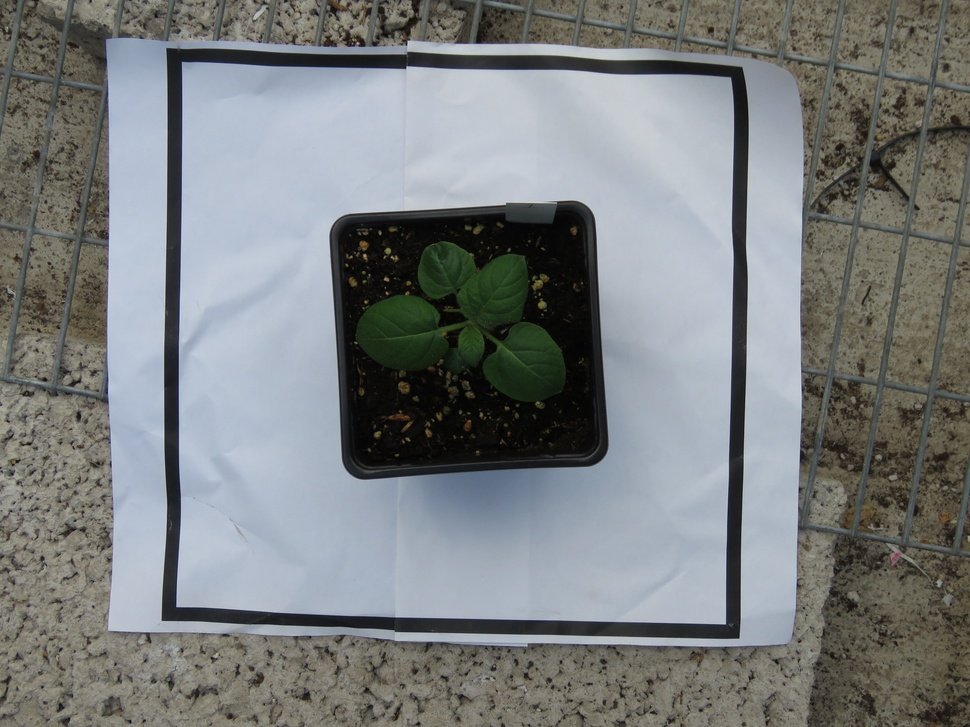
#> input picture SensorCommunication/Acquisition/opensource_datasets/IMG_8001.JPG, 970 x 727 px, shrunk from 4608 x 3456 before the run
$ python -i Colormap_matplotlib.py   (imports and definitions only)
#> lines starting #> are read from the running program, lines starting #| are printed output that depends on the picture
import os
import re
import numpy as np
import matplotlib.pyplot as plt
import matplotlib.image as mpimg

from PIL import Image, ImageFilter
from matplotlib.colors import LinearSegmentedColormap

"""
Author: Zishuang Xing, Yash Srivastava

Description:
This script contains functions for applying the 'Inferno' colormap and a custom colormap to an image, displaying it with
a color bar, and saving the processed image. The script is designed to iterate through a series of images in a specified
directory, apply the colormap, and save the new images in the same directory with a modified name.

"""


def apply_inferno_colormap(image_path, save_path):
    """
    Applies the 'Inferno' colormap to an image, displays it with a color bar, and saves the processed image.

    Parameters:
    image_path (str): The file path of the image to which the colormap will be applied.
    save_path (str): The file path where the processed image will be saved.
    """
#> called with save_path = 'out.png'
    try:
        # Read the image from the provided path
        # image = mpimg.imread(image_path)
        image = Image.open(image_path)
#> image is the input picture: PIL image 970x727 RGB; mean R, G, B 123.3, 126.8, 127.3

        image = image.filter(ImageFilter.MinFilter(3))
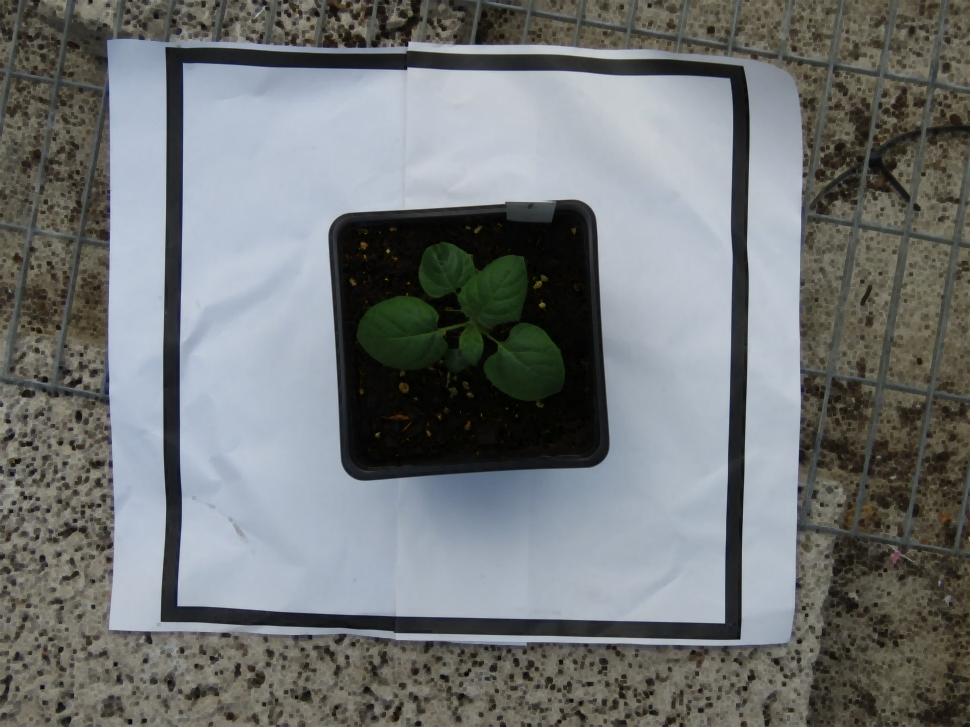
#> image: PIL image 970x727 RGB; mean R, G, B 113.9, 117.2, 117.8
        image = image.filter(ImageFilter.MinFilter(3))
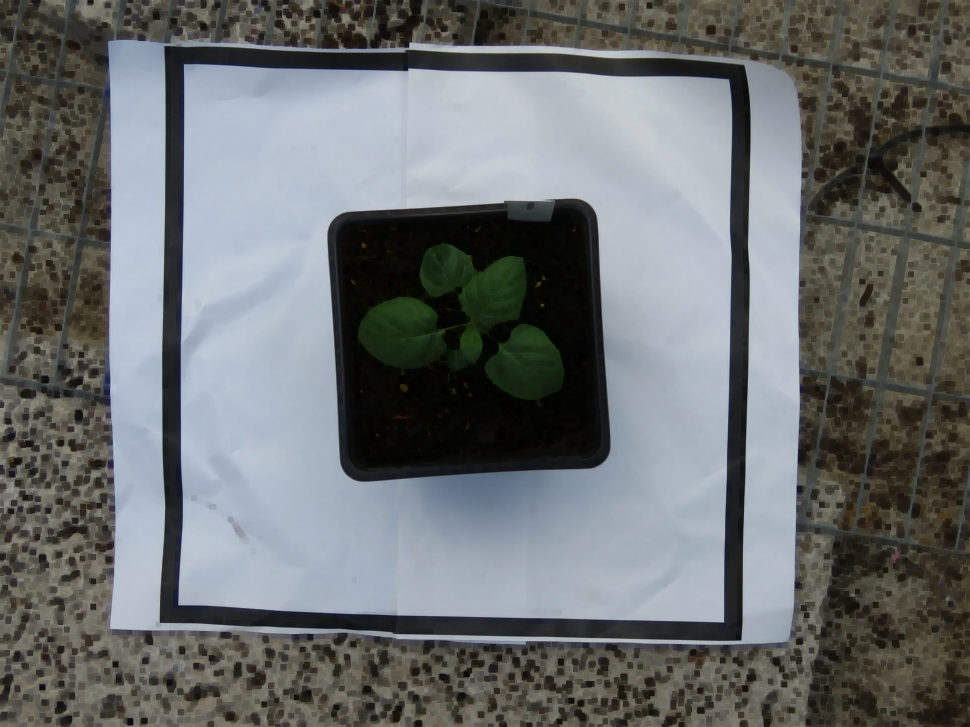
#> image: PIL image 970x727 RGB; mean R, G, B 107.2, 110.3, 111
        image = image.filter(ImageFilter.EDGE_ENHANCE_MORE)
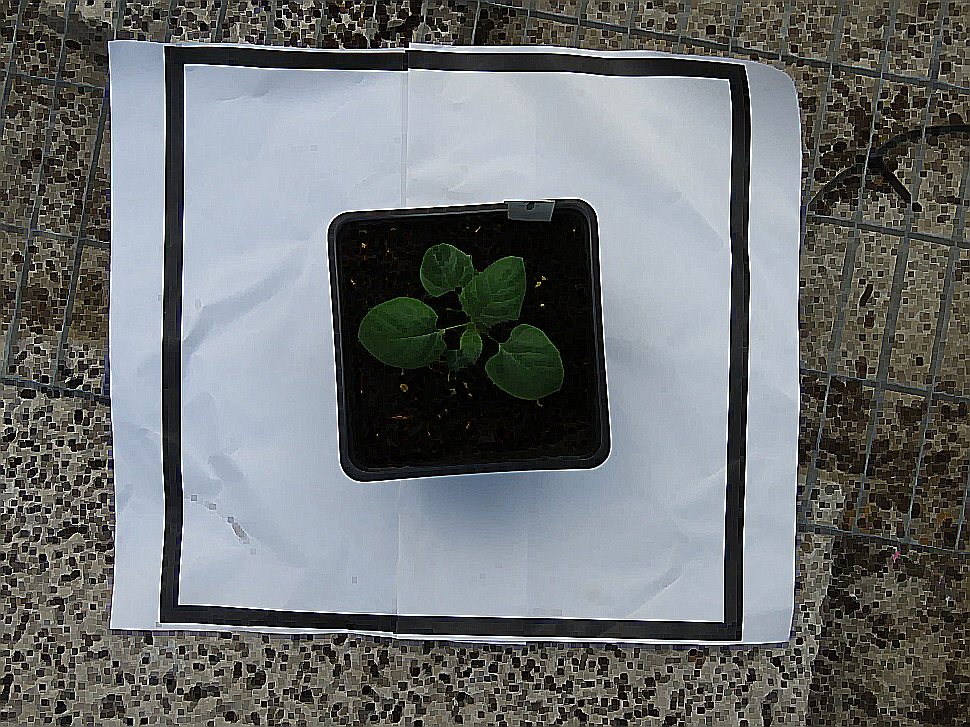
#> image: PIL image 970x727 RGB; mean R, G, B 109.2, 112.4, 113.1

        # Create a figure and axis for the image
        fig, ax = plt.subplots()
        # Apply the Inferno colormap
        cax = ax.imshow(image, cmap='inferno')
        # Add a color bar on the side showing the scale
        fig.colorbar(cax)
        # Save the figure with the image
        plt.savefig(save_path)
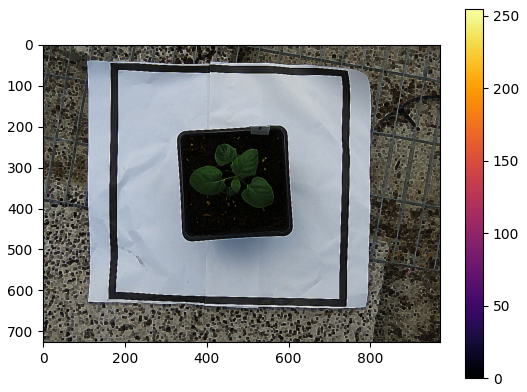
#> figure drawn by matplotlib, 2 panels
        # Close the figure to free memory
        plt.close(fig)

        print(f"Image saved to: {save_path}")

    except FileNotFoundError:
        # If the file is not found, inform the user
        print(f"File not found: {image_path}")
    except Exception as e:
        # For any other exceptions, print the error
        print(f"An error occurred while processing the image: {e}")


# [77 lines left out: functions apply_custom_colormap, process_directory, not called in this run]


# Base directory and file pattern
base_dir = 'Acquisition/techlauncher_automated/Acquisition/20240426-112514/'

# Prompt user for colormap choice
# [7 lines not run here, left out]

>>> result = apply_inferno_colormap('Acquisition/opensource_datasets/IMG_8001.JPG', 'out.png')

$ run again, on SensorCommunication/Acquisition/opensource_datasets/IMG_8009.JPG
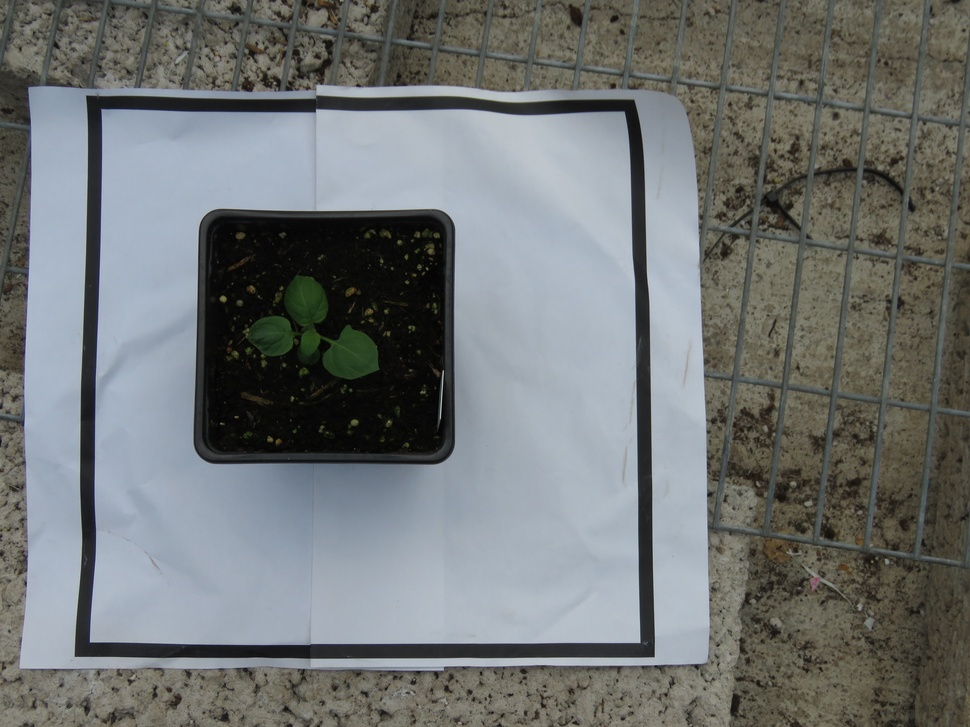
#> input picture SensorCommunication/Acquisition/opensource_datasets/IMG_8009.JPG, 970 x 727 px, shrunk from 4608 x 3456 before the run
#> in apply_inferno_colormap, image is the input picture: PIL image 970x727 RGB; mean R, G, B 112.9, 116.6, 116.3
#> in apply_inferno_colormap, `image = image.filter(ImageFilter.EDGE_ENHANCE_MORE)`:
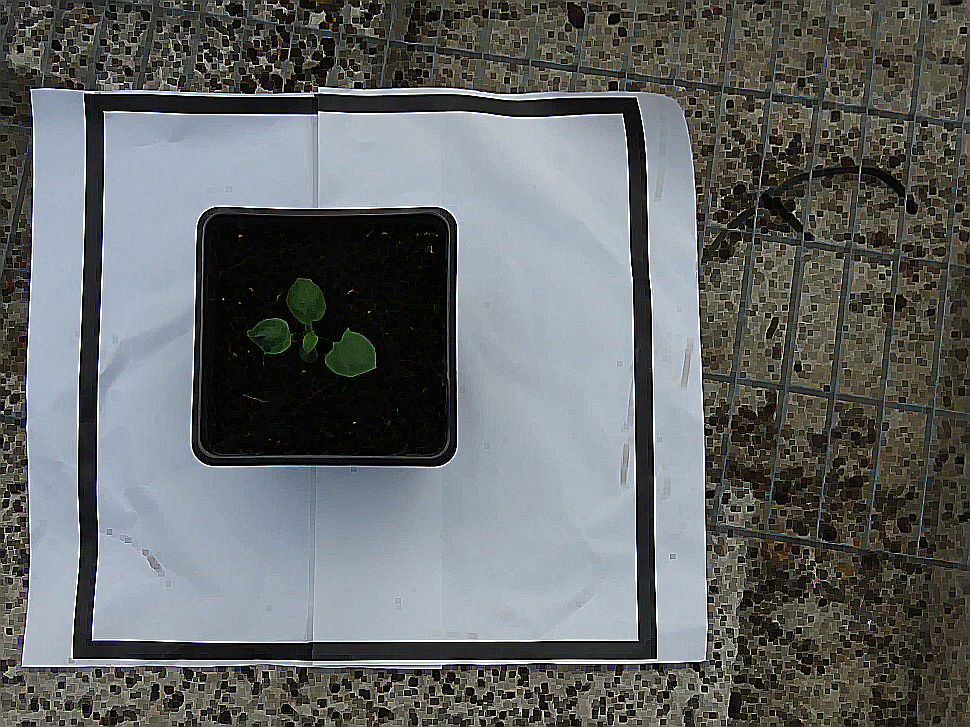
#> image: PIL image 970x727 RGB; mean R, G, B 100.5, 103.9, 103.6
#> in apply_inferno_colormap, `plt.savefig(save_path)`:
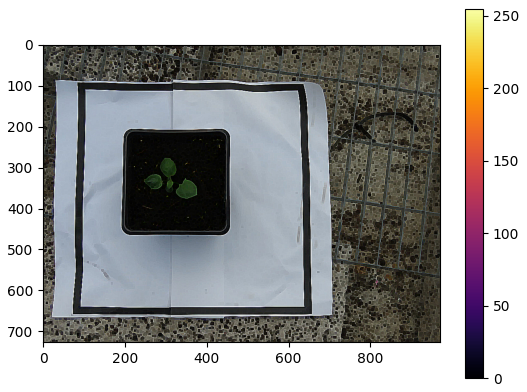
#> figure drawn by matplotlib, 2 panels

$ run again, on SensorCommunication/Acquisition/opensource_datasets/IMG_8010.JPG
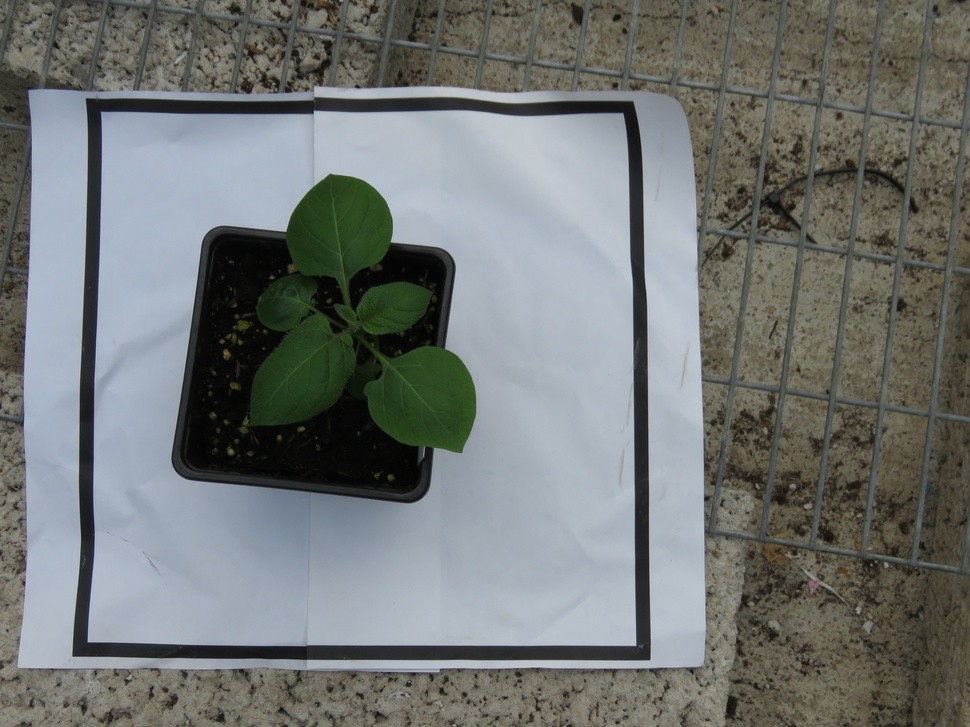
#> input picture SensorCommunication/Acquisition/opensource_datasets/IMG_8010.JPG, 970 x 727 px, shrunk from 4608 x 3456 before the run
#> in apply_inferno_colormap, image is the input picture: PIL image 970x727 RGB; mean R, G, B 114.3, 118.2, 116.3
#> in apply_inferno_colormap, `image = image.filter(ImageFilter.EDGE_ENHANCE_MORE)`:
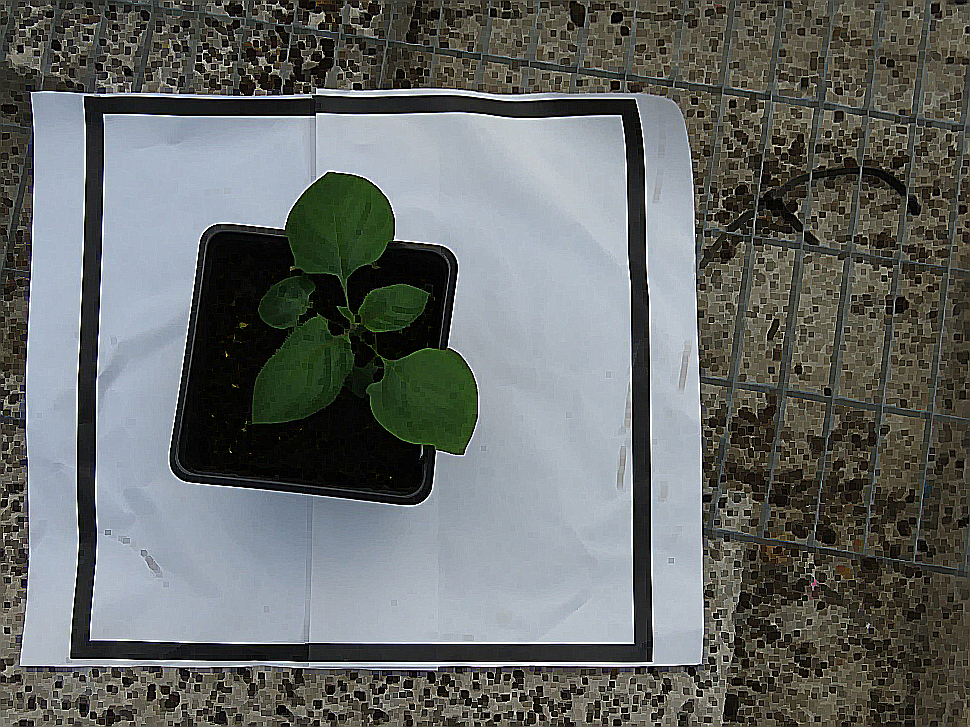
#> image: PIL image 970x727 RGB; mean R, G, B 101.9, 105.4, 103.5
#> in apply_inferno_colormap, `plt.savefig(save_path)`:
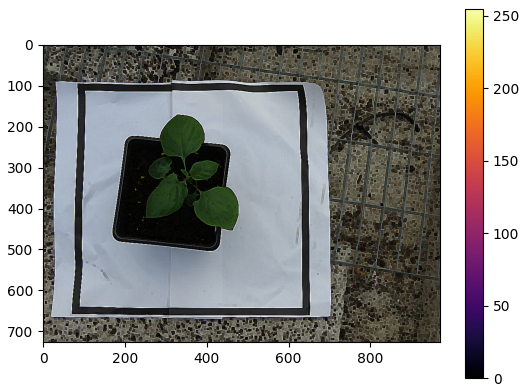
#> figure drawn by matplotlib, 2 panels
